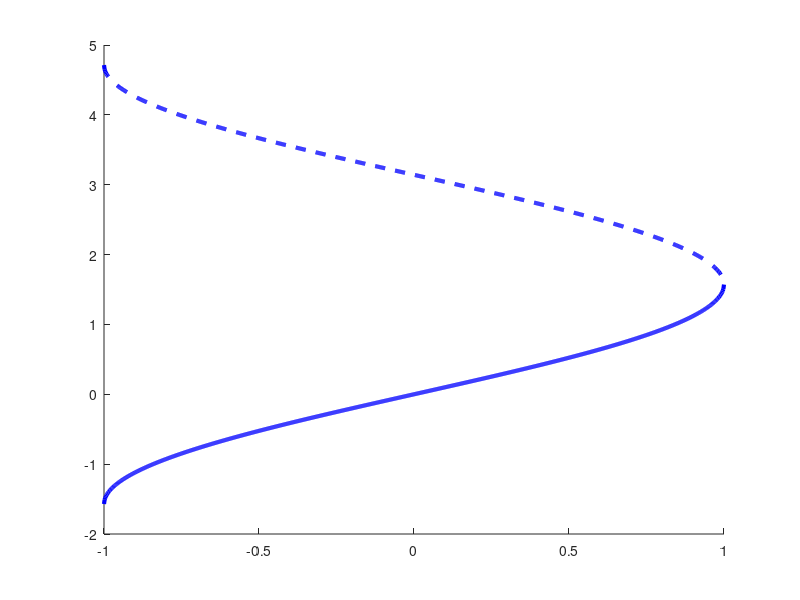

MATLAB code to generate this figure: (Note: this script raises an error after producing the figure.)
% code to create a bifurcation diagram for the original firefly model

%% analytical
muspan = linspace(-1,1,1000);
stable = asin(muspan);
unstable = pi - asin(muspan);
figure
hold on
plot(muspan, stable, '-b', 'LineWidth', 3)
plot(muspan, unstable, '--b', 'LineWidth', 3)
xline(0)
yline(0)
%yline(pi)
%yline(pi/2)
ylim([-pi/2, 3*pi/2])
yticks([-pi/2 0 pi/2 pi 3*pi/2]); 
yticklabels({'-\pi/2', '0', '\pi/2', '\pi', '3\pi/2'});
xlabel('\mu')
ylabel('\phi^*')
set(gca, 'FontSize', 20)

%% numerical - don't run this; incomplete and I don't rlly know if it will work

% N = 10;   % number of "equilibria" to save per 'a' value
% M = 100; % number of different 'a'-values to try (resolution in diagram)
% 
% % initialize bifurcation diagram plotting data
% range = linspace(0,1,M);  % x-axis, values of 'a' to choose from
% equila = zeros(N,M);       % y-axis, long term behavior per 'a' value
% equill = zeros(N,M);
% equilp = zeros(N,M);
% % parameters (choose 'a' as the bifurcation parameter, do not define 'a')
% cel = 0.012;
% cea = 0.009;
% cpa = 0.004;
% mul = 0.267;
% mup = 0;
% mua = 0.0036; %0.97; %1; %0.95; %0.7; %0.6; %0; %0.0036;
% b = 7.48;
% 
% for i = 1:M      % iterate over all the different values of 'a'
%     a = range(i);        % pick value of 'a' for this iteration
% 
%     y = zeros(3, 10000);  % re-initialize population matrix
%     y(1, 1) = 250;        % moth initial condition
%     y(2, 1) = 5;         % ragwort plant biomass initial condition
%     y(3, 1) = 100;
% 
%     ode45(fireflyodes, )
